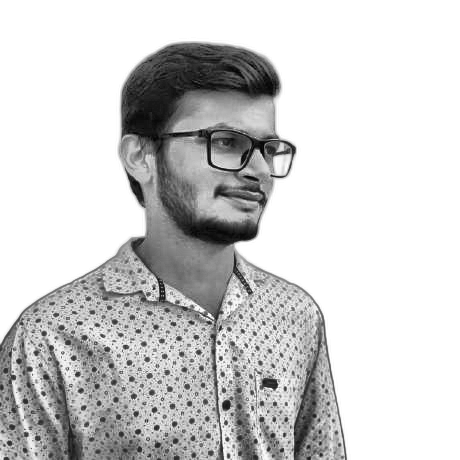
#> input picture source-prepped.png, 460 x 460 px, found by its file name
$ python make_ascii_svg.py
#> lines starting #> are read from the running program, lines starting #| are printed output that depends on the picture
from PIL import Image

# Refined brightness ramp: dark (dense) -> bright (spaces/light)
RAMP = "@%#*+=-:. "

def generate_ascii_svg(image_path="source-prepped.png", output_path="avi-ascii.svg", width=72):
#> called with image_path = 'source-prepped.png', output_path = 'avi-ascii.svg', width = 72
    try:
        img = Image.open(image_path).convert("L")
#> img is the input picture: PIL image 460x460 L; min 2, max 255, mean 206.7
    except Exception as e:
        print(f"Error opening image: {e}")
        return

    aspect_ratio = img.height / img.width
#> aspect_ratio = 1
    height = int(width * aspect_ratio * 0.52)
#> height = 37
    img = img.resize((width, height), Image.Resampling.LANCZOS)
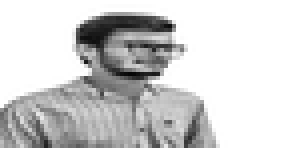
#> img: PIL image 72x37 L (shown 4 times larger); min 6, max 255, mean 206.5

    pixels = img.load()
    lines = []
    for y in range(height):
        line = ""
        for x in range(width):
            val = pixels[x, y]
            # Map dark pixels to dense characters, bright to sparse
            char = RAMP[int((val / 255) * (len(RAMP) - 1))]
            line += "&amp;" if char == "&" else ("&lt;" if char == "<" else ("&gt;" if char == ">" else char))
        lines.append(line)
#> after the loop, lines = 37 items

    line_height = 14
    char_width = 7.5
    svg_width = int(width * char_width) + 20
    svg_height = height * line_height + 20
#> svg_height = 538

    svg = f'<svg xmlns="http://www.w3.org/2000/svg" viewBox="0 0 {svg_width} {svg_height}" width="370" height="370">\n'
    svg += '<style>\n'
    svg += '  text { font-family: "Courier New", Courier, monospace; font-size: 11px; fill: #58a6ff; white-space: pre; font-weight: bold; }\n'
    svg += '</style>\n'
    svg += f'<rect width="100%" height="100%" fill="#0d1117" rx="6"/>\n'

    for i, line in enumerate(lines):
        y_pos = 20 + i * line_height
        svg += f'  <g clip-path="url(#clip-{i})"><text x="10" y="{y_pos}">{line}</text></g>\n'
        svg += f'  <clipPath id="clip-{i}"><rect x="0" y="{y_pos-12}" width="0" height="{line_height}"><animate attributeName="width" from="0" to="{svg_width}" dur="0.15s" begin="{i*0.04:.2f}s" fill="freeze" /></rect></clipPath>\n'
#> this loop made 37 passes
#> y_pos on passes 1 to 12: 20, 34, 48, 62, 76, 90, 104, 118, 132, 146, 160, 174
    svg += '</svg>'

    with open(output_path, "w", encoding="utf-8") as f:
        f.write(svg)
    print(f"✅ ASCII SVG generated successfully at {output_path}")

if __name__ == "__main__":
    generate_ascii_svg()
